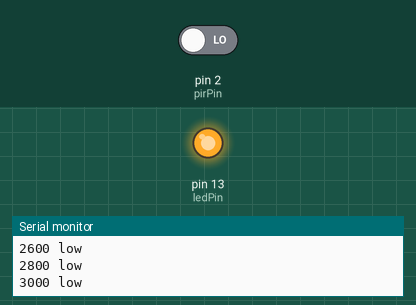
This sketch was run on a simulated Arduino Uno, built for the host (arithmetic inside an expression is 32-bit, double 64-bit). Parts: output pins drawn as LEDs (lit = HIGH), the last lines printed to the serial monitor. The test bench sets the inputs (shaded band); at power-on: pin 2 (pirPin) LOW.

Above: at 3.2 s.
3.3 s: pin 2 (pirPin) driven HIGH
At 3.9 s:
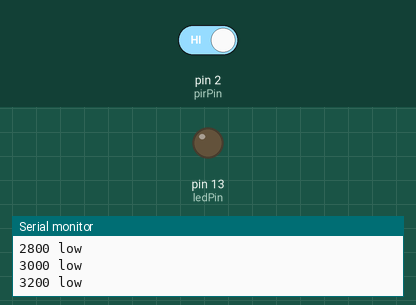
4.9 s: pin 2 (pirPin) driven LOW
At 5.1 s:
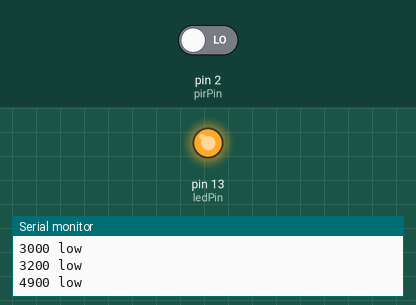
Timing chart, 0 to 7.9 s (numbered marks = the images above; inputs shaded):
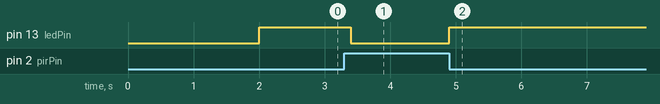

Measured:
- after the input at 3.3 s, pin 13 (ledPin): HIGH → LOW after 0.10 s
- after the input at 4.9 s, pin 13 (ledPin): LOW → HIGH at once

The sketch:

arduino_blink_pir_motion.ino
```cpp
// Do not remove the include below
#include "arduino_blink_pir_motion.h"

const int pirPin = 2;
const int ledPin =  13;

bool buttonActivate = true;
int buttonState = 0;

//The setup function is called once at startup of the sketch
void setup() {
  Serial.begin(9600);
  Serial.print("Start");
  pinMode(ledPin, OUTPUT);
  pinMode(pirPin, INPUT);
  delay(2000);
}

// The loop function is called in an endless loop
void loop() {
  if ( buttonActivate ) {
    buttonState = digitalRead(pirPin);

    //Serial.print(buttonState);
    if (buttonState == HIGH) {
      digitalWrite(ledPin, LOW);
    }
    else {
      Serial.print(millis());
      Serial.println(" low");
      digitalWrite(ledPin, HIGH);
      delay(200);
      digitalWrite(ledPin, LOW);
    }
  } else {
    digitalWrite(ledPin, HIGH); // turn the LED on (HIGH is the voltage level)
    delay(1000);                 // wait for a second
    digitalWrite(ledPin, LOW);  // turn the LED off by making the voltage LOW
    delay(1000);                 // wait for a second
  }
}
```

arduino_blink_pir_motion.h
```cpp
// Only modify this file to include
// - function definitions (prototypes)
// - include files
// - extern variable definitions
// In the appropriate section

#ifndef _arduino_blink_pir_motion_H_
#define _arduino_blink_pir_motion_H_
#include "Arduino.h"
//add your includes for the project arduino_blink_pir_motion here


//end of add your includes here
#ifdef __cplusplus
extern "C" {
#endif
void loop();
void setup();
#ifdef __cplusplus
} // extern "C"
#endif

//add your function definitions for the project arduino_blink_pir_motion here


//Do not add code below this line
#endif /* _arduino_blink_pir_motion_H_ */
```
